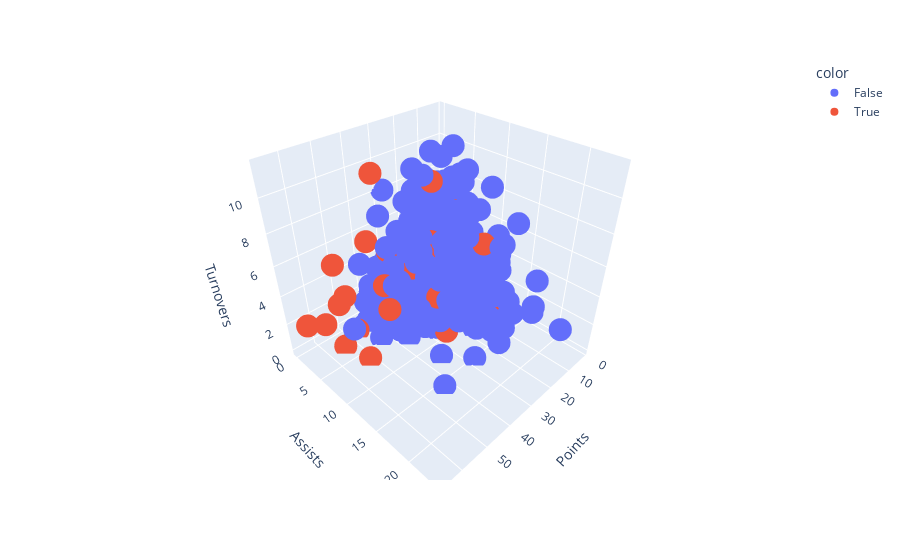

Write notebook code for a chart like this one.
### Code cell
fig = px.scatter_3d(h2h_df, x='PLAYER_PTS', y='MATCHUP_AST', z='MATCHUP_TOV', color=is_outlier, 
                    labels={
                     'PLAYER_PTS': 'Points',
                     'MATCHUP_AST': 'Assists',
                     'MATCHUP_TOV': 'Turnovers'
                    })
fig.show()

### Figure 1 — Plotly figure (JSON) as saved in the notebook; plotly's stock layout.template omitted (floating-point values rounded to 4 significant figures; data arrays with more than 128 entries replaced by an {"elided": "..."} marker saying what was removed)
{"data": [{"hovertemplate": "color=False<br>Points=%{x}<br>Assists=%{y}<br>Turnovers=%{z}<extra></extra>", "legendgroup": "False", "marker": {"color": "#636efa", "symbol": "circle"}, "mode": "markers", "name": "False", "scene": "scene", "showlegend": true, "type": "scatter3d", "x": {"elided": "634 float values"}, "y": {"elided": "634 float values"}, "z": {"elided": "634 float values"}}, {"hovertemplate": "color=True<br>Points=%{x}<br>Assists=%{y}<br>Turnovers=%{z}<extra></extra>", "legendgroup": "True", "marker": {"color": "#EF553B", "symbol": "circle"}, "mode": "markers", "name": "True", "scene": "scene", "showlegend": true, "type": "scatter3d", "x": [20.64, 9.554, 17.7, 17.61, 37.59, 62.59, 3.306, 54.57, 53.64, 54.69, 26.7, 47.33, 26.36, 19.16, 12.92, 23.95, 52.27, 12.86, 25.62, 66.12, 23.54, 44.27, 18.24, 13.65, 32.55, 46.99, 13.33, 19.71, 24.94, 14.76, 15.32, 35.11, 43.36, 55.02, 16.69, 32.14, 16.75, 34.37, 10.08, 56.96], "y": [9.174, 5.308, 0, 2.516, 4.556, 4.471, 1.653, 12.28, 3.831, 3.125, 7.628, 8.23, 6.202, 7.84, 3.69, 1.996, 6.818, 0.9183, 5.911, 2.755, 6.591, 4.024, 4.054, 6.203, 10.85, 1.88, 13.33, 4.149, 6.803, 11.81, 4.376, 4.843, 5.42, 3.236, 0.8347, 12.14, 1.289, 7.365, 10.08, 4.219], "z": [6.881, 7.431, 1.475, 1.258, 5.695, 2.981, 3.306, 5.457, 3.831, 0, 6.102, 5.144, 1.55, 2.613, 3.69, 0, 0, 0.9183, 0.9852, 2.755, 9.416, 6.707, 3.378, 1.241, 3.617, 0, 2.222, 0, 4.535, 5.906, 0, 4.237, 10.84, 3.236, 3.339, 1.429, 3.866, 4.91, 0, 6.329]}], "layout": {"legend": {"title": {"text": "color"}, "tracegroupgap": 0}, "margin": {"t": 60}, "scene": {"domain": {"x": [0, 1], "y": [0, 1]}, "xaxis": {"title": {"text": "Points"}}, "yaxis": {"title": {"text": "Assists"}}, "zaxis": {"title": {"text": "Turnovers"}}}}}
